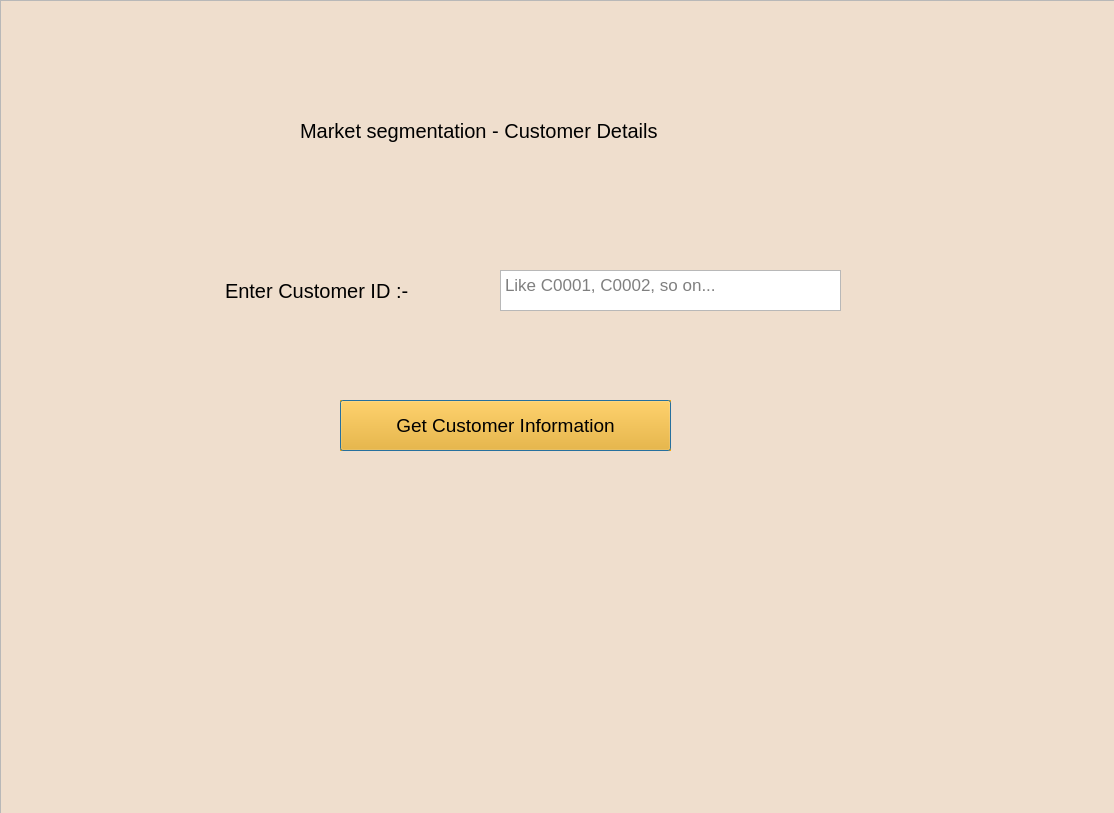
<?xml version="1.0" encoding="UTF-8"?>
<ui version="4.0">
 <class>MainWindow</class>
 <widget class="QMainWindow" name="MainWindow">
  <property name="geometry">
   <rect>
    <x>0</x>
    <y>0</y>
    <width>1114</width>
    <height>813</height>
   </rect>
  </property>
  <property name="mouseTracking">
   <bool>true</bool>
  </property>
  <property name="windowTitle">
   <string>Market Segmentation</string>
  </property>
  <property name="autoFillBackground">
   <bool>false</bool>
  </property>
  <property name="unifiedTitleAndToolBarOnMac">
   <bool>true</bool>
  </property>
  <widget class="QWidget" name="centralwidget">
   <widget class="QTextBrowser" name="MainBackground">
    <property name="geometry">
     <rect>
      <x>0</x>
      <y>0</y>
      <width>1121</width>
      <height>851</height>
     </rect>
    </property>
    <property name="html">
     <string>&lt;!DOCTYPE HTML PUBLIC &quot;-//W3C//DTD HTML 4.0//EN&quot; &quot;http://www.w3.org/TR/REC-html40/strict.dtd&quot;&gt;
&lt;html&gt;&lt;head&gt;&lt;meta name=&quot;qrichtext&quot; content=&quot;1&quot; /&gt;&lt;style type=&quot;text/css&quot;&gt;
p, li { white-space: pre-wrap; }
&lt;/style&gt;&lt;/head&gt;&lt;body style=&quot; font-family:'MS Shell Dlg 2'; font-size:7.8pt; font-weight:400; font-style:normal;&quot; bgcolor=&quot;#efdecd&quot;&gt;
&lt;p style=&quot;-qt-paragraph-type:empty; margin-top:0px; margin-bottom:0px; margin-left:0px; margin-right:0px; -qt-block-indent:0; text-indent:0px;&quot;&gt;&lt;br /&gt;&lt;/p&gt;&lt;/body&gt;&lt;/html&gt;</string>
    </property>
    <property name="placeholderText">
     <string/>
    </property>
   </widget>
   <widget class="QLabel" name="label">
    <property name="geometry">
     <rect>
      <x>200</x>
      <y>260</y>
      <width>271</width>
      <height>61</height>
     </rect>
    </property>
    <property name="font">
     <font>
      <pointsize>15</pointsize>
      <kerning>false</kerning>
     </font>
    </property>
    <property name="text">
     <string>Enter Customer ID :-</string>
    </property>
    <property name="textFormat">
     <enum>Qt::PlainText</enum>
    </property>
    <property name="indent">
     <number>25</number>
    </property>
   </widget>
   <widget class="QTextEdit" name="textEdit">
    <property name="geometry">
     <rect>
      <x>500</x>
      <y>270</y>
      <width>341</width>
      <height>41</height>
     </rect>
    </property>
    <property name="font">
     <font>
      <pointsize>13</pointsize>
     </font>
    </property>
    <property name="placeholderText">
     <string>Like C0001, C0002, so on...</string>
    </property>
   </widget>
   <widget class="QPushButton" name="pushButton">
    <property name="geometry">
     <rect>
      <x>340</x>
      <y>400</y>
      <width>331</width>
      <height>51</height>
     </rect>
    </property>
    <property name="palette">
     <palette>
      <active>
       <colorrole role="WindowText">
        <brush brushstyle="SolidPattern">
         <color alpha="255">
          <red>0</red>
          <green>0</green>
          <blue>0</blue>
         </color>
        </brush>
       </colorrole>
       <colorrole role="Button">
        <brush brushstyle="SolidPattern">
         <color alpha="255">
          <red>255</red>
          <green>170</green>
          <blue>0</blue>
         </color>
        </brush>
       </colorrole>
       <colorrole role="Light">
        <brush brushstyle="SolidPattern">
         <color alpha="255">
          <red>255</red>
          <green>255</green>
          <blue>255</blue>
         </color>
        </brush>
       </colorrole>
       <colorrole role="Midlight">
        <brush brushstyle="SolidPattern">
         <color alpha="255">
          <red>255</red>
          <green>255</green>
          <blue>255</blue>
         </color>
        </brush>
       </colorrole>
       <colorrole role="Dark">
        <brush brushstyle="SolidPattern">
         <color alpha="255">
          <red>127</red>
          <green>127</green>
          <blue>127</blue>
         </color>
        </brush>
       </colorrole>
       <colorrole role="Mid">
        <brush brushstyle="SolidPattern">
         <color alpha="255">
          <red>170</red>
          <green>170</green>
          <blue>170</blue>
         </color>
        </brush>
       </colorrole>
       <colorrole role="Text">
        <brush brushstyle="SolidPattern">
         <color alpha="255">
          <red>0</red>
          <green>0</green>
          <blue>0</blue>
         </color>
        </brush>
       </colorrole>
       <colorrole role="BrightText">
        <brush brushstyle="SolidPattern">
         <color alpha="255">
          <red>255</red>
          <green>255</green>
          <blue>255</blue>
         </color>
        </brush>
       </colorrole>
       <colorrole role="ButtonText">
        <brush brushstyle="SolidPattern">
         <color alpha="255">
          <red>0</red>
          <green>0</green>
          <blue>0</blue>
         </color>
        </brush>
       </colorrole>
       <colorrole role="Base">
        <brush brushstyle="SolidPattern">
         <color alpha="255">
          <red>255</red>
          <green>255</green>
          <blue>255</blue>
         </color>
        </brush>
       </colorrole>
       <colorrole role="Window">
        <brush brushstyle="SolidPattern">
         <color alpha="255">
          <red>255</red>
          <green>255</green>
          <blue>255</blue>
         </color>
        </brush>
       </colorrole>
       <colorrole role="Shadow">
        <brush brushstyle="SolidPattern">
         <color alpha="255">
          <red>0</red>
          <green>0</green>
          <blue>0</blue>
         </color>
        </brush>
       </colorrole>
       <colorrole role="AlternateBase">
        <brush brushstyle="SolidPattern">
         <color alpha="255">
          <red>255</red>
          <green>255</green>
          <blue>255</blue>
         </color>
        </brush>
       </colorrole>
       <colorrole role="ToolTipBase">
        <brush brushstyle="SolidPattern">
         <color alpha="255">
          <red>255</red>
          <green>255</green>
          <blue>220</blue>
         </color>
        </brush>
       </colorrole>
       <colorrole role="ToolTipText">
        <brush brushstyle="SolidPattern">
         <color alpha="255">
          <red>0</red>
          <green>0</green>
          <blue>0</blue>
         </color>
        </brush>
       </colorrole>
      </active>
      <inactive>
       <colorrole role="WindowText">
        <brush brushstyle="SolidPattern">
         <color alpha="255">
          <red>0</red>
          <green>0</green>
          <blue>0</blue>
         </color>
        </brush>
       </colorrole>
       <colorrole role="Button">
        <brush brushstyle="SolidPattern">
         <color alpha="255">
          <red>255</red>
          <green>170</green>
          <blue>0</blue>
         </color>
        </brush>
       </colorrole>
       <colorrole role="Light">
        <brush brushstyle="SolidPattern">
         <color alpha="255">
          <red>255</red>
          <green>255</green>
          <blue>255</blue>
         </color>
        </brush>
       </colorrole>
       <colorrole role="Midlight">
        <brush brushstyle="SolidPattern">
         <color alpha="255">
          <red>255</red>
          <green>255</green>
          <blue>255</blue>
         </color>
        </brush>
       </colorrole>
       <colorrole role="Dark">
        <brush brushstyle="SolidPattern">
         <color alpha="255">
          <red>127</red>
          <green>127</green>
          <blue>127</blue>
         </color>
        </brush>
       </colorrole>
       <colorrole role="Mid">
        <brush brushstyle="SolidPattern">
         <color alpha="255">
          <red>170</red>
          <green>170</green>
          <blue>170</blue>
         </color>
        </brush>
       </colorrole>
       <colorrole role="Text">
        <brush brushstyle="SolidPattern">
         <color alpha="255">
          <red>0</red>
          <green>0</green>
          <blue>0</blue>
         </color>
        </brush>
       </colorrole>
       <colorrole role="BrightText">
        <brush brushstyle="SolidPattern">
         <color alpha="255">
          <red>255</red>
          <green>255</green>
          <blue>255</blue>
         </color>
        </brush>
       </colorrole>
       <colorrole role="ButtonText">
        <brush brushstyle="SolidPattern">
         <color alpha="255">
          <red>0</red>
          <green>0</green>
          <blue>0</blue>
         </color>
        </brush>
       </colorrole>
       <colorrole role="Base">
        <brush brushstyle="SolidPattern">
         <color alpha="255">
          <red>255</red>
          <green>255</green>
          <blue>255</blue>
         </color>
        </brush>
       </colorrole>
       <colorrole role="Window">
        <brush brushstyle="SolidPattern">
         <color alpha="255">
          <red>255</red>
          <green>255</green>
          <blue>255</blue>
         </color>
        </brush>
       </colorrole>
       <colorrole role="Shadow">
        <brush brushstyle="SolidPattern">
         <color alpha="255">
          <red>0</red>
          <green>0</green>
          <blue>0</blue>
         </color>
        </brush>
       </colorrole>
       <colorrole role="AlternateBase">
        <brush brushstyle="SolidPattern">
         <color alpha="255">
          <red>255</red>
          <green>255</green>
          <blue>255</blue>
         </color>
        </brush>
       </colorrole>
       <colorrole role="ToolTipBase">
        <brush brushstyle="SolidPattern">
         <color alpha="255">
          <red>255</red>
          <green>255</green>
          <blue>220</blue>
         </color>
        </brush>
       </colorrole>
       <colorrole role="ToolTipText">
        <brush brushstyle="SolidPattern">
         <color alpha="255">
          <red>0</red>
          <green>0</green>
          <blue>0</blue>
         </color>
        </brush>
       </colorrole>
      </inactive>
      <disabled>
       <colorrole role="WindowText">
        <brush brushstyle="SolidPattern">
         <color alpha="255">
          <red>127</red>
          <green>127</green>
          <blue>127</blue>
         </color>
        </brush>
       </colorrole>
       <colorrole role="Button">
        <brush brushstyle="SolidPattern">
         <color alpha="255">
          <red>255</red>
          <green>170</green>
          <blue>0</blue>
         </color>
        </brush>
       </colorrole>
       <colorrole role="Light">
        <brush brushstyle="SolidPattern">
         <color alpha="255">
          <red>255</red>
          <green>255</green>
          <blue>255</blue>
         </color>
        </brush>
       </colorrole>
       <colorrole role="Midlight">
        <brush brushstyle="SolidPattern">
         <color alpha="255">
          <red>255</red>
          <green>255</green>
          <blue>255</blue>
         </color>
        </brush>
       </colorrole>
       <colorrole role="Dark">
        <brush brushstyle="SolidPattern">
         <color alpha="255">
          <red>127</red>
          <green>127</green>
          <blue>127</blue>
         </color>
        </brush>
       </colorrole>
       <colorrole role="Mid">
        <brush brushstyle="SolidPattern">
         <color alpha="255">
          <red>170</red>
          <green>170</green>
          <blue>170</blue>
         </color>
        </brush>
       </colorrole>
       <colorrole role="Text">
        <brush brushstyle="SolidPattern">
         <color alpha="255">
          <red>127</red>
          <green>127</green>
          <blue>127</blue>
         </color>
        </brush>
       </colorrole>
       <colorrole role="BrightText">
        <brush brushstyle="SolidPattern">
         <color alpha="255">
          <red>255</red>
          <green>255</green>
          <blue>255</blue>
         </color>
        </brush>
       </colorrole>
       <colorrole role="ButtonText">
        <brush brushstyle="SolidPattern">
         <color alpha="255">
          <red>127</red>
          <green>127</green>
          <blue>127</blue>
         </color>
        </brush>
       </colorrole>
       <colorrole role="Base">
        <brush brushstyle="SolidPattern">
         <color alpha="255">
          <red>255</red>
          <green>255</green>
          <blue>255</blue>
         </color>
        </brush>
       </colorrole>
       <colorrole role="Window">
        <brush brushstyle="SolidPattern">
         <color alpha="255">
          <red>255</red>
          <green>255</green>
          <blue>255</blue>
         </color>
        </brush>
       </colorrole>
       <colorrole role="Shadow">
        <brush brushstyle="SolidPattern">
         <color alpha="255">
          <red>0</red>
          <green>0</green>
          <blue>0</blue>
         </color>
        </brush>
       </colorrole>
       <colorrole role="AlternateBase">
        <brush brushstyle="SolidPattern">
         <color alpha="255">
          <red>255</red>
          <green>255</green>
          <blue>255</blue>
         </color>
        </brush>
       </colorrole>
       <colorrole role="ToolTipBase">
        <brush brushstyle="SolidPattern">
         <color alpha="255">
          <red>255</red>
          <green>255</green>
          <blue>220</blue>
         </color>
        </brush>
       </colorrole>
       <colorrole role="ToolTipText">
        <brush brushstyle="SolidPattern">
         <color alpha="255">
          <red>0</red>
          <green>0</green>
          <blue>0</blue>
         </color>
        </brush>
       </colorrole>
      </disabled>
     </palette>
    </property>
    <property name="font">
     <font>
      <pointsize>14</pointsize>
     </font>
    </property>
    <property name="mouseTracking">
     <bool>true</bool>
    </property>
    <property name="autoFillBackground">
     <bool>true</bool>
    </property>
    <property name="text">
     <string>Get Customer Information</string>
    </property>
    <property name="default">
     <bool>true</bool>
    </property>
   </widget>
   <widget class="QLabel" name="label_heading">
    <property name="geometry">
     <rect>
      <x>300</x>
      <y>100</y>
      <width>451</width>
      <height>61</height>
     </rect>
    </property>
    <property name="font">
     <font>
      <pointsize>15</pointsize>
     </font>
    </property>
    <property name="text">
     <string>Market segmentation - Customer Details</string>
    </property>
    <property name="alignment">
     <set>Qt::AlignJustify|Qt::AlignVCenter</set>
    </property>
    <property name="indent">
     <number>-1</number>
    </property>
   </widget>
  </widget>
 </widget>
 <resources/>
 <connections/>
</ui>
